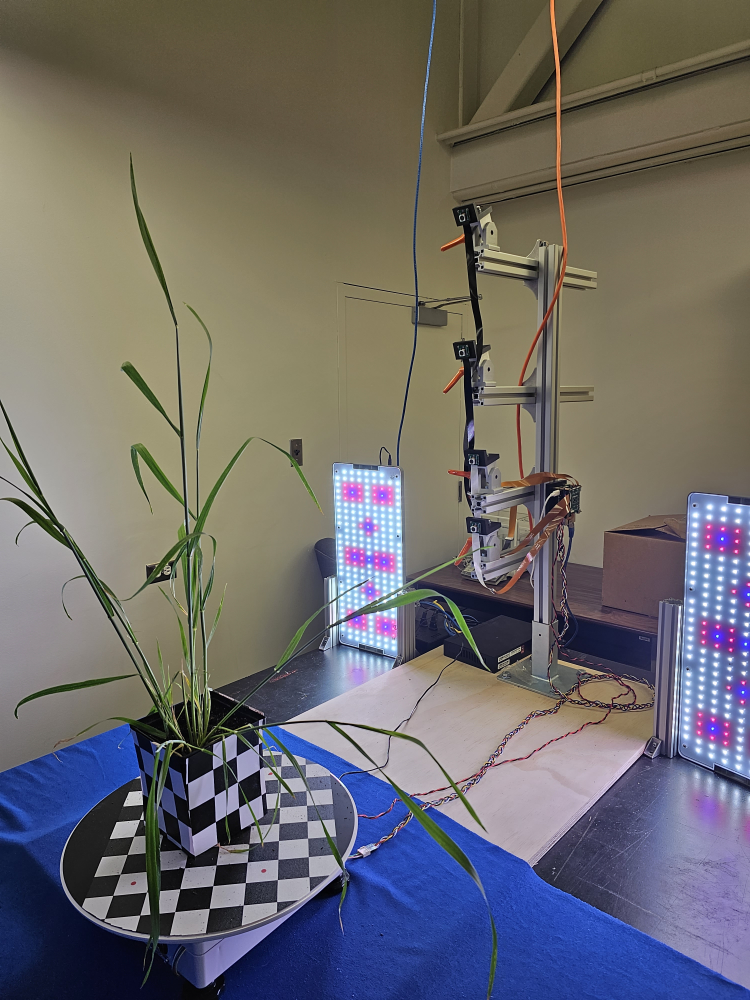
#> input picture docs/images/full_complete_rig_back.jpg, 3000 x 4000 px (shown at 1/4 size); its folder holds only this picture in this run
$ python build.py low ../../docs/images
#> lines starting #> are read from the running program, lines starting #| are printed output that depends on the picture; after the words box and inside, x2 and y2 are one past the last pixel; in counts of white or black regions, pixels touching at a corner belong together
#!/usr/bin/env python3
# build.py

import sys
import os
import time
import glob
import argparse
import logging
import subprocess
import shutil
from pathlib import Path
from concurrent.futures import ThreadPoolExecutor, as_completed


import cv2
import yaml
from tqdm import tqdm

def setup_logging(log_file: Path):
    """
    Sets up logging to output to both console and a log file.

    Args:
        log_file (Path): Path to the log file.
    """
    logger = logging.getLogger()
    logger.setLevel(logging.INFO)

    # Console handler
    ch = logging.StreamHandler(sys.stdout)
    ch.setLevel(logging.INFO)
    formatter = logging.Formatter('%(asctime)s - %(levelname)s - %(message)s')
    ch.setFormatter(formatter)

    # File handler
    fh = logging.FileHandler(log_file, mode='a')
    fh.setLevel(logging.DEBUG)
    fh.setFormatter(formatter)

    # Avoid adding multiple handlers if already present
    if not logger.handlers:
        logger.addHandler(ch)
        logger.addHandler(fh)

# [32 lines left out: function run_cmd, not called in this run]

def process_single_image(image_path: Path, mask_folder: Path, a_cutoff: int, b_cutoff: int) -> None:
    """
    Processes a single image to create a mask.

    Args:
        image_path (Path): Path to the input image.
        mask_folder (Path): Directory to save the mask.
        a_cutoff (int): Cutoff value for the 'a' channel.
        b_cutoff (int): Cutoff value for the 'b' channel.
    """
    try:
        img = cv2.imread(str(image_path), 1)
        if img is None:
            logging.warning(f"Failed to read image: {image_path}")
            return
        lab = cv2.cvtColor(img, cv2.COLOR_BGR2LAB)

        a_channel = lab[:, :, 1]
        b_channel = lab[:, :, 2]

        # Masking
        _, b_mask = cv2.threshold(b_channel, b_cutoff, 128, cv2.THRESH_BINARY)
        _, a_mask = cv2.threshold(a_channel, a_cutoff, 127, cv2.THRESH_BINARY_INV)

        mask = a_mask + b_mask
        mask[mask < 129] = 0

        mask_filename = image_path.stem + '.png'
        mask_save_path = mask_folder / mask_filename
        cv2.imwrite(str(mask_save_path), mask)
        logging.info(f"Created mask for image: {mask_filename}")
    except cv2.error as e:
        logging.error(f"OpenCV error processing image {image_path}: {e}")
    except Exception as e:
        logging.error(f"Unexpected error processing image {image_path}: {e}")

def image_mask_func(image_dir: Path, mask_folder: Path, a_cutoff: int = 140, b_cutoff: int = 80, max_workers: int = None) -> None:
    """
    Applies a mask to all JPEG images in the specified directory and saves the masks to the mask folder.

    Args:
        image_dir (Path): Directory containing the original images.
        mask_folder (Path): Directory to save the masked images.
        a_cutoff (int): Cutoff value for the 'a' channel in LAB color space.
        b_cutoff (int): Cutoff value for the 'b' channel in LAB color space.
        max_workers (int, optional): Maximum number of threads to use. Defaults to None.
    """
    if not mask_folder.exists():
        mask_folder.mkdir(parents=True, exist_ok=True)
        logging.info(f"Created mask folder: {mask_folder}")

    images = list(image_dir.glob('*.jpg'))
    if not images:
        logging.warning(f"No JPEG images found in {image_dir}.")
        return

    with ThreadPoolExecutor(max_workers=max_workers) as executor:
        futures = [
            executor.submit(process_single_image, img_path, mask_folder, a_cutoff, b_cutoff)
            for img_path in images
        ]
        for _ in tqdm(as_completed(futures), total=len(futures), desc="Processing Images"):
            pass  # All logging is handled within process_single_image

def print_configuration(config: dict, output_file_path: Path) -> None:
    """
    Writes the current configuration to a specified file and prints it to the console.

    Args:
        config (dict): Configuration dictionary.
        output_file_path (Path): Path to the output configuration file.
    """
    try:
        with open(output_file_path, 'w') as f:
            f.write("Current Configuration:\n")
            for section, settings in config.items():
                f.write(f"[{section}]\n")
                for key, value in settings.items():
                    line = f"{key} = {value}"
                    print(line)
                    f.write(line + "\n")
                f.write("\n")
        logging.info(f"Configuration written to {output_file_path}")
    except IOError as e:
        logging.error(f"Failed to write configuration to {output_file_path}: {e}")


# [220 lines left out: functions run_colmap, default_configuration, medium_quality, high_quality, extreme_quality, not called in this run]


def load_configuration(config_file: Path) -> dict:
    """
    Loads configuration settings from a YAML file.

    Args:
        config_file (Path): Path to the YAML configuration file.

    Returns:
        dict: Configuration dictionary.
    """
    try:
        with open(config_file, 'r') as f:
            config = yaml.safe_load(f)
        logging.info(f"Loaded configuration from {config_file}")
        return config
    except FileNotFoundError:
        logging.error(f"Configuration file not found: {config_file}")
        sys.exit(1)
    except yaml.YAMLError as e:
        logging.error(f"Error parsing YAML file {config_file}: {e}")
        sys.exit(1)

def validate_configuration(config: dict) -> None:
    """
    Validates the configuration parameters.

    Args:
        config (dict): Configuration dictionary.

    Raises:
        ValueError: If any configuration parameter is invalid.
    """
    if not isinstance(config['sift_extraction']['max_image_size'], int) or config['sift_extraction']['max_image_size'] <= 0:
        raise ValueError("sift_extraction.max_image_size must be a positive integer.")

    if not isinstance(config['sift_extraction']['max_num_features'], int) or config['sift_extraction']['max_num_features'] <= 0:
        raise ValueError("sift_extraction.max_num_features must be a positive integer.")

    # Add more validation rules as necessary

# [9 lines left out: function check_colmap_installed, not called in this run]


def main():
    """
    Main function to execute the build process.
    """
    # Argument parsing
    parser = argparse.ArgumentParser(description="Reconstruct a 3D model from images using COLMAP.")
    parser.add_argument('quality', choices=['low', 'medium', 'high', 'extreme'], help="Quality level for reconstruction.")
    parser.add_argument('workspace', type=Path, help="Path to the workspace directory.")
    parser.add_argument('--config', type=Path, default=Path('config.yaml'), help="Path to the configuration YAML file.")
    args = parser.parse_args()

    quality = args.quality.lower()
    workspace = args.workspace.resolve()

    # Setup logging
    log_file = workspace / "build.log"
    setup_logging(log_file)

    logging.info(f"Starting build process with quality: {quality}")
    logging.info(f"Workspace directory: {workspace}")

    # Check COLMAP installation
    #check_colmap_installed()

    # Load configuration
    config = load_configuration(args.config)

    # Validate configuration
    try:
        validate_configuration(config)
    except ValueError as e:
        logging.error(f"Configuration validation error: {e}")
        sys.exit(1)

    # Adjust configuration based on quality
    if quality == "medium":
        config = medium_quality(config)
        logging.info("Applied medium quality configuration.")
    elif quality == "high":
        config = high_quality(config)
        logging.info("Applied high quality configuration.")
    elif quality == "extreme":
        config = extreme_quality(config)
        logging.info("Applied extreme quality configuration.")
    else:
        logging.info("Using default configuration.")

    # Define workspace paths using pathlib
    work_space = {
        'DB_PATH': workspace / "database.db",
        'IMAGE_PATH': workspace / "images",
        'SPARSE_PATH': workspace / "sparse",
        'DENSE_PATH': workspace / "dense",
        'MASK_PATH': workspace / "mask_images",
        'WORK_FILE': workspace,
        'OUTPUT_PATH': workspace.name
    }

    # Create necessary directories
    for path in [work_space['SPARSE_PATH'], work_space['DENSE_PATH'], work_space['MASK_PATH']]:
        path.mkdir(parents=True, exist_ok=True)
        logging.info(f"Ensured directory exists: {path}")

    # Check if image directory exists and contains images
    if not work_space['IMAGE_PATH'].exists():
        logging.error(f"Image directory does not exist: {work_space['IMAGE_PATH']}")
        sys.exit(1)

    if not list(work_space['IMAGE_PATH'].glob('*.jpg')):
        logging.error(f"No JPEG images found in: {work_space['IMAGE_PATH']}")
        sys.exit(1)

    # Process images with progress bar
    image_mask_func(work_space['IMAGE_PATH'], work_space['MASK_PATH'])
#> in process_single_image, img is the input picture: shape (4000, 3000, 3); mean B, G, R 107.3, 106.5, 109.2
#> in process_single_image, `lab = cv2.cvtColor(img, cv2.COLOR_BGR2LAB)`: lab: shape (4000, 3000, 3); mean of channels 0, 1, 2 114.9, 131.4, 128.2
#> in process_single_image, `a_channel = lab[:, :, 1]`:
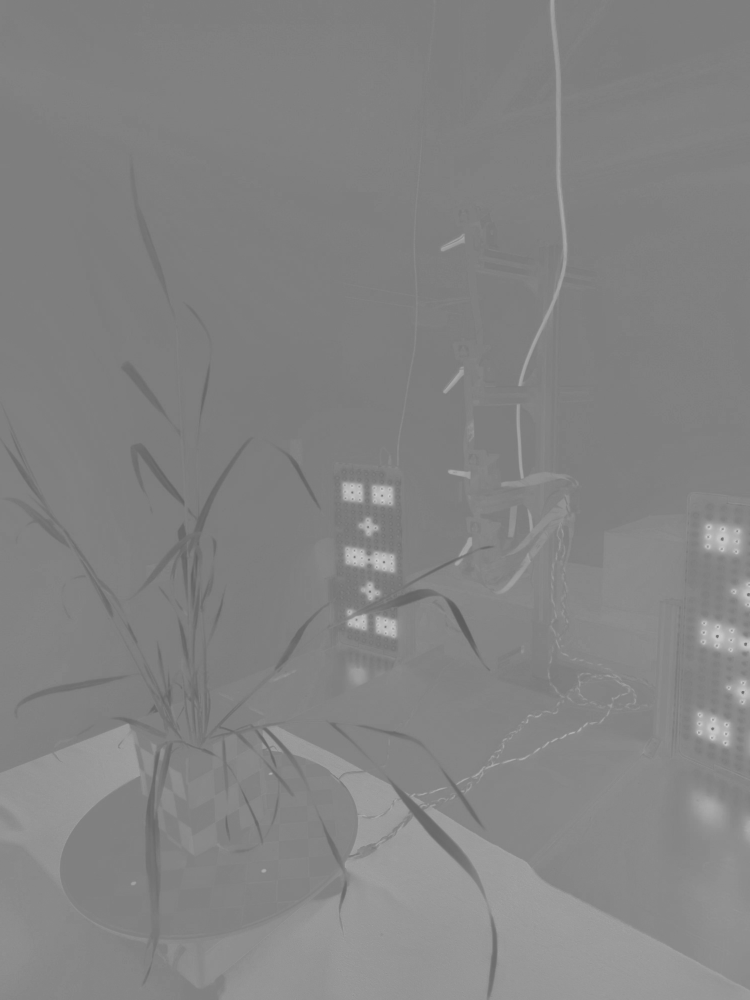
#> a_channel: shape (4000, 3000) (shown at 1/4 size); min 91, max 210, mean 131.4
#> in process_single_image, `b_channel = lab[:, :, 2]`:
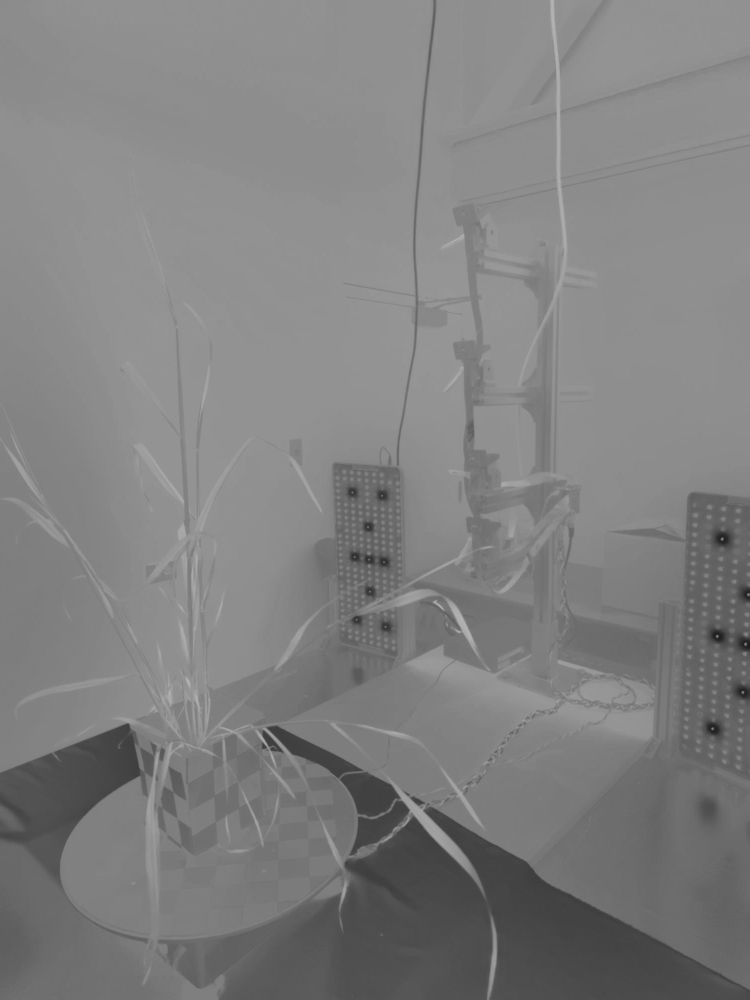
#> b_channel: shape (4000, 3000) (shown at 1/4 size); min 25, max 183, mean 128.2
#> in process_single_image, `_, b_mask = cv2.threshold(b_channel, b_cutoff, 128, cv2.THRESH_BINARY)`:
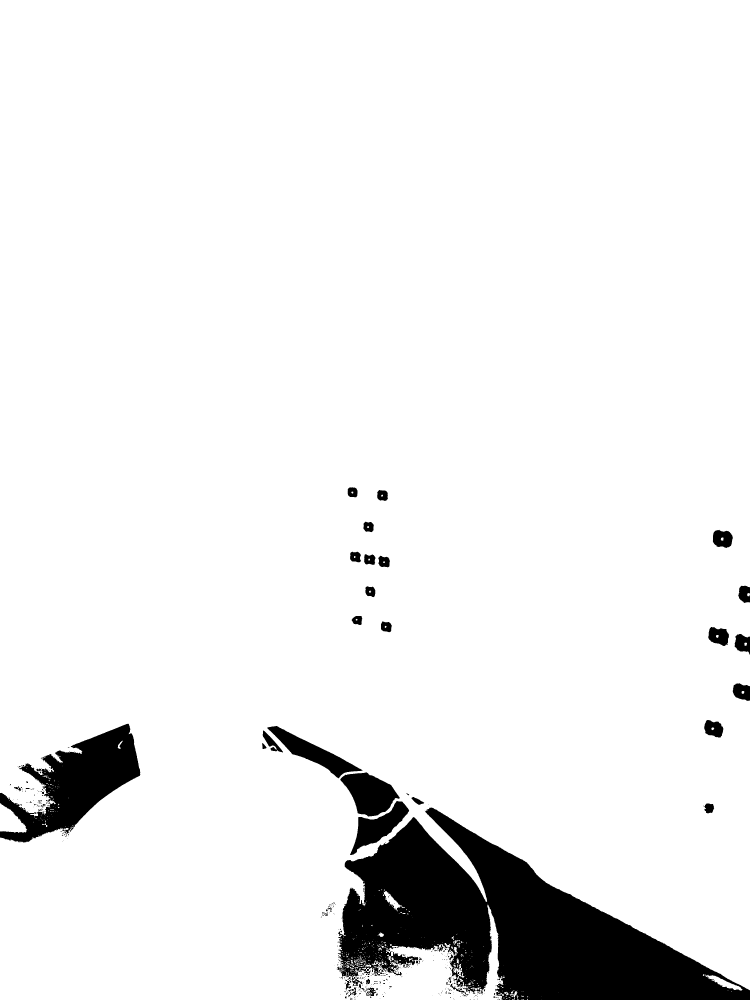
#> b_mask: shape (4000, 3000) (shown at 1/4 size); values 0 (black) and 128 (white), 93.1% white; 698 black regions (600 under 20 px), largest, box (x1, y1, x2, y2) and area: (1347, 3230, 3000, 4000) 602132, (0, 2895, 561, 3370) 116511, (1361, 3089, 1599, 3266) 25351
#> in process_single_image, `_, a_mask = cv2.threshold(a_channel, a_cutoff, 127, cv2.THRESH_BINARY_..`:
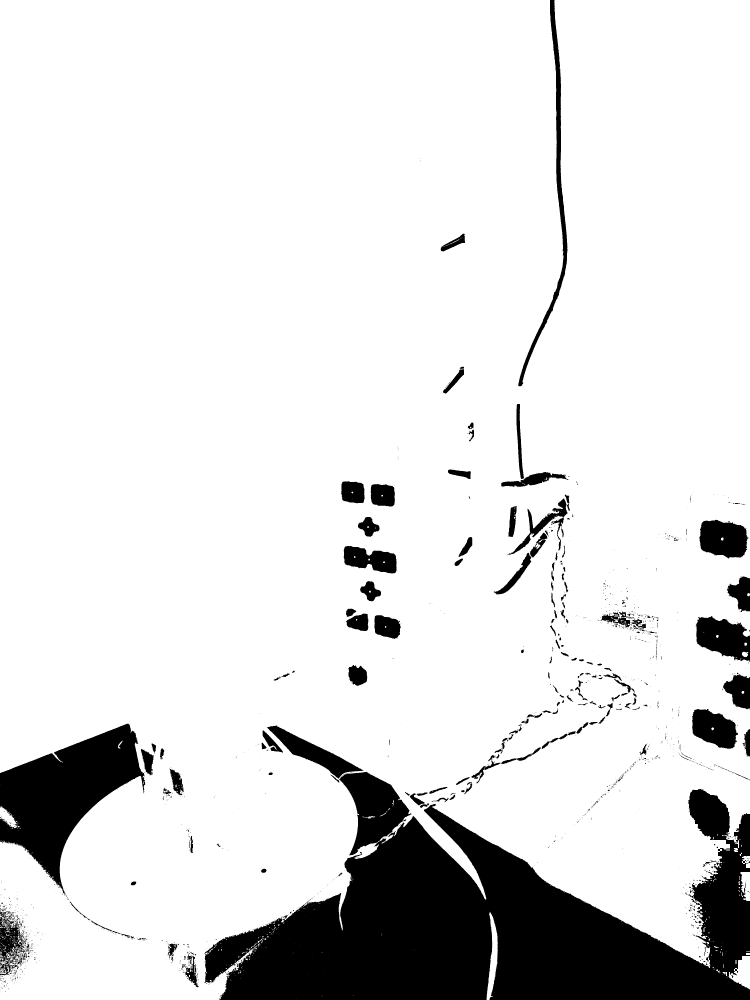
#> a_mask: shape (4000, 3000) (shown at 1/4 size); values 0 (black) and 127 (white), 87.5% white; 2240 black regions (1975 under 20 px), largest, box (x1, y1, x2, y2) and area: (818, 3156, 3000, 4000) 979113, (0, 2895, 581, 3580) 177200, (1357, 3087, 1645, 3422) 48058
#> in process_single_image, `mask = a_mask + b_mask`:
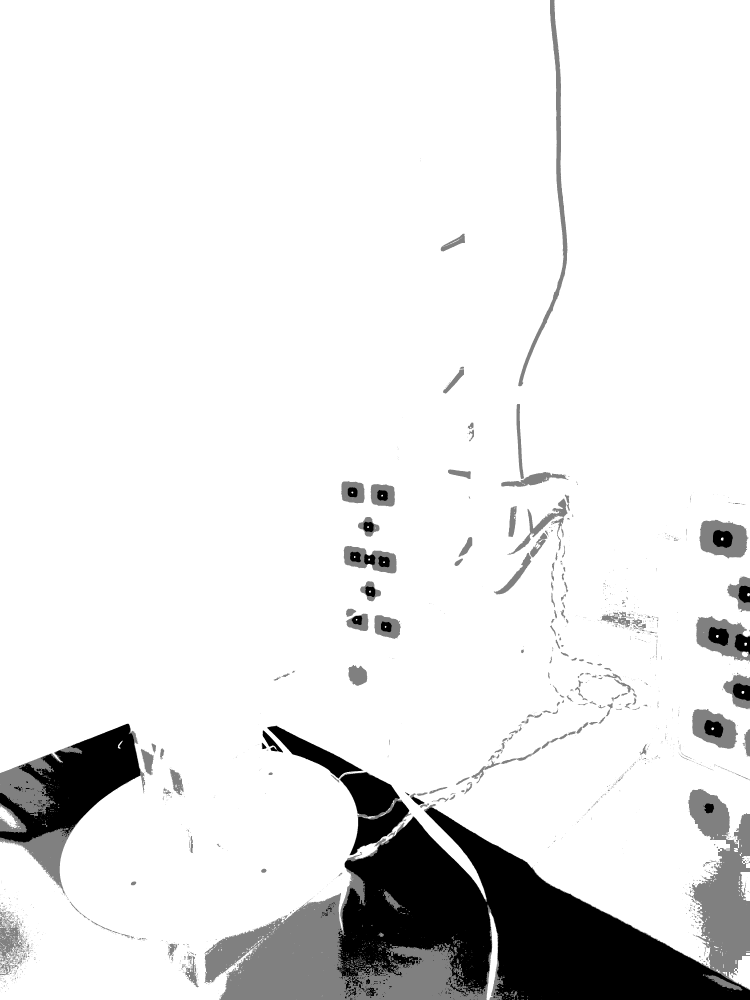
#> mask: shape (4000, 3000) (shown at 1/4 size); min 0, max 255, mean 230.2
#> in process_single_image, `mask[mask < 129] = 0`:
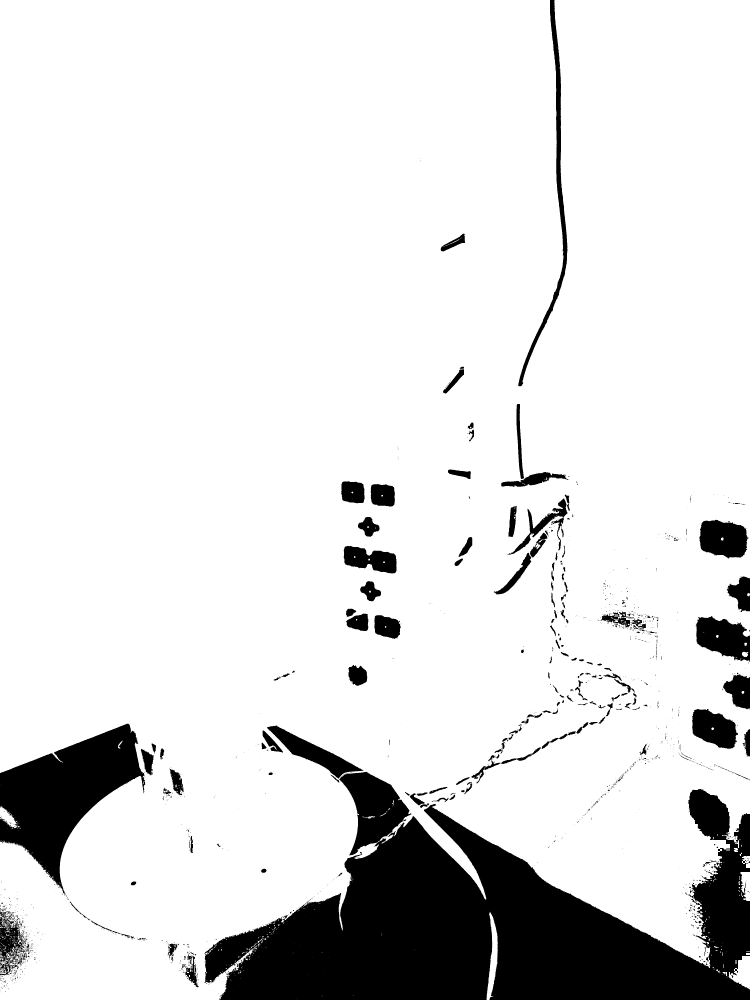
#> mask: shape (4000, 3000) (shown at 1/4 size); 87.5% white; 2240 black regions (1975 under 20 px), largest, box (x1, y1, x2, y2) and area: (818, 3156, 3000, 4000) 979128, (0, 2895, 581, 3580) 177201, (1357, 3087, 1645, 3422) 48058

    # Save configuration
    configuration_file = workspace / "configuration.txt"
    print_configuration(config, configuration_file)

    # Run COLMAP
    start_time = time.time()
    #run_colmap(work_space, config)
    elapsed_time = time.time() - start_time
    logging.info(f"COLMAP reconstruction completed in {elapsed_time:.2f} seconds.")

if __name__ == "__main__":
    main()
